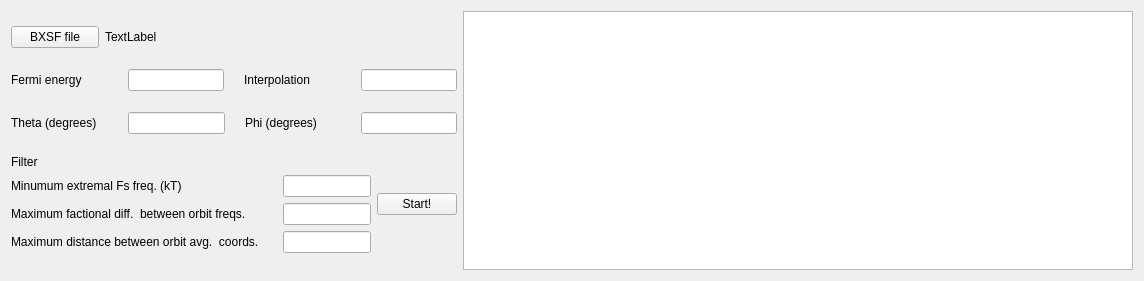
<?xml version="1.0" encoding="UTF-8"?>
<ui version="4.0">
 <class>NormalCalculate</class>
 <widget class="QWidget" name="NormalCalculate">
  <property name="geometry">
   <rect>
    <x>0</x>
    <y>0</y>
    <width>1144</width>
    <height>281</height>
   </rect>
  </property>
  <property name="windowTitle">
   <string>Normal Calculate</string>
  </property>
  <layout class="QGridLayout" name="gridLayout_10" columnstretch="2,3">
   <item row="0" column="0">
    <layout class="QGridLayout" name="config_layout">
     <item row="0" column="0" colspan="2">
      <layout class="QGridLayout" name="bxsf_layout" columnstretch="1,4">
       <item row="0" column="0">
        <widget class="QPushButton" name="bxsf_button">
         <property name="text">
          <string>BXSF file</string>
         </property>
        </widget>
       </item>
       <item row="0" column="1">
        <widget class="QLabel" name="bxsf_label">
         <property name="text">
          <string>TextLabel</string>
         </property>
        </widget>
       </item>
      </layout>
     </item>
     <item row="1" column="0" colspan="2">
      <layout class="QHBoxLayout" name="fermi_inter_layout">
       <property name="spacing">
        <number>20</number>
       </property>
       <item>
        <layout class="QGridLayout" name="fermi_layout" columnstretch="1,1">
         <item row="0" column="0">
          <widget class="QLabel" name="fermi_label">
           <property name="text">
            <string>Fermi energy</string>
           </property>
          </widget>
         </item>
         <item row="0" column="1">
          <widget class="QLineEdit" name="fermi_line"/>
         </item>
        </layout>
       </item>
       <item>
        <layout class="QGridLayout" name="inter_layout" columnstretch="1,1" columnminimumwidth="0,0">
         <item row="0" column="0">
          <widget class="QLabel" name="inter_label">
           <property name="text">
            <string>Interpolation</string>
           </property>
          </widget>
         </item>
         <item row="0" column="1">
          <widget class="QLineEdit" name="inter_line"/>
         </item>
        </layout>
       </item>
      </layout>
     </item>
     <item row="2" column="0" colspan="2">
      <layout class="QHBoxLayout" name="degree_layout">
       <property name="spacing">
        <number>20</number>
       </property>
       <item>
        <layout class="QGridLayout" name="theta_layout" columnstretch="1,1">
         <item row="0" column="0">
          <widget class="QLabel" name="theta_label">
           <property name="text">
            <string>Theta (degrees)</string>
           </property>
          </widget>
         </item>
         <item row="0" column="1">
          <widget class="QLineEdit" name="theta_line"/>
         </item>
        </layout>
       </item>
       <item>
        <layout class="QGridLayout" name="phi_layout" columnstretch="1,1">
         <item row="0" column="0">
          <widget class="QLabel" name="phi_label">
           <property name="text">
            <string>Phi (degrees)</string>
           </property>
          </widget>
         </item>
         <item row="0" column="1">
          <widget class="QLineEdit" name="phi_line"/>
         </item>
        </layout>
       </item>
      </layout>
     </item>
     <item row="3" column="0">
      <layout class="QVBoxLayout" name="filter_layout">
       <item>
        <widget class="QLabel" name="filter_label">
         <property name="text">
          <string>Filter</string>
         </property>
        </widget>
       </item>
       <item>
        <layout class="QGridLayout" name="min_ext_fs_layout" columnstretch="3,1">
         <item row="0" column="0">
          <widget class="QLabel" name="min_ext_fs_label">
           <property name="text">
            <string>Minumum extremal Fs freq. (kT)</string>
           </property>
          </widget>
         </item>
         <item row="0" column="1">
          <widget class="QLineEdit" name="min_ext_fs_line"/>
         </item>
        </layout>
       </item>
       <item>
        <layout class="QGridLayout" name="max_fac_diff_layout" columnstretch="3,1">
         <item row="0" column="0">
          <widget class="QLabel" name="max_fac_diff_label">
           <property name="text">
            <string>Maximum factional diff.  between orbit freqs.</string>
           </property>
          </widget>
         </item>
         <item row="0" column="1">
          <widget class="QLineEdit" name="max_fc_diff_line"/>
         </item>
        </layout>
       </item>
       <item>
        <layout class="QGridLayout" name="max_dist_layout" columnstretch="3,1">
         <item row="0" column="0">
          <widget class="QLabel" name="max_dist_label">
           <property name="text">
            <string>Maximum distance between orbit avg.  coords.</string>
           </property>
          </widget>
         </item>
         <item row="0" column="1">
          <widget class="QLineEdit" name="max_dist_line"/>
         </item>
        </layout>
       </item>
      </layout>
     </item>
     <item row="3" column="1">
      <widget class="QPushButton" name="start_button">
       <property name="text">
        <string>Start!</string>
       </property>
      </widget>
     </item>
    </layout>
   </item>
   <item row="0" column="1">
    <widget class="QTextBrowser" name="run_content"/>
   </item>
  </layout>
 </widget>
 <resources/>
 <connections/>
</ui>
